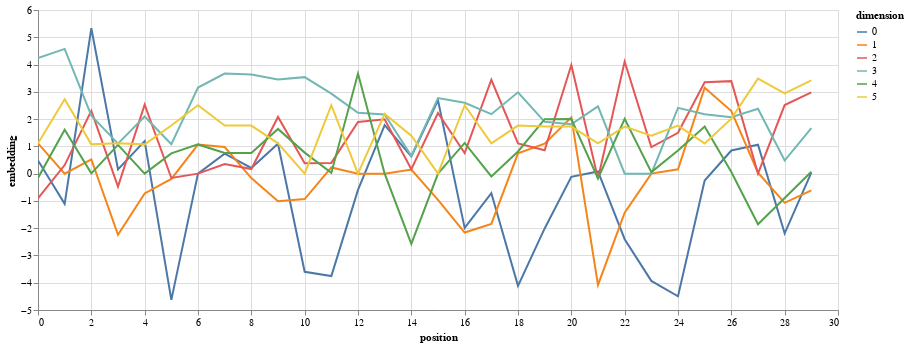

Source (notebook cell):
### Code cell
def test_encoding():
    embedding_dim = 6
    dropout = 0.1
    padding_idx = 25

    max_len = 30    # test only the first 30 aas.
    seq = test_seqs[0][:max_len-2]    

    test_seq_encode = SeqEncoding(n_tokens, embedding_dim, dropout, max_len, padding_idx)
    test_pe_encode = PositionalEncoding(embedding_dim, dropout, max_len)
    y = test_pe_encode.forward(test_seq_encode(seq))
    print(f'Embedding shape: {y.shape}')
    print(f'Parameters shape in sequence embedding: {test_seq_encode.token_embedding.weight.shape}')

    y = y.detach().numpy()


    data = pd.concat([pd.DataFrame({
        "embedding": y[:, dim],
        "dimension":dim,
        "position": list(range(max_len)),
        })for dim in range(6)])
    
    aa = ['<start>']
    aa.extend(_ for _ in seq)
    aa.append('<end>')
    data['aa_token'] = aa * embedding_dim

    print(data)

    return (
        alt.Chart(data)
        .mark_line()
        .properties(width=800)
        .encode(x="position", y="embedding", color="dimension:N")
        .interactive())

test_encoding()

### Figure 1 — Vega-Lite specification as saved in the notebook (floating-point values rounded to 4 significant figures; data arrays with more than 128 entries replaced by an {"elided": "..."} marker saying what was removed)
{"config": {"view": {"continuousWidth": 400, "continuousHeight": 300}}, "data": {"name": "data-61ac48132dd37e72a19111eb863fac84"}, "mark": "line", "encoding": {"color": {"field": "dimension", "type": "nominal"}, "x": {"field": "position", "type": "quantitative"}, "y": {"field": "embedding", "type": "quantitative"}}, "selection": {"selector001": {"type": "interval", "bind": "scales", "encodings": ["x", "y"]}}, "width": 800, "$schema": "https://vega.github.io/schema/vega-lite/v4.17.0.json", "datasets": {"data-61ac48132dd37e72a19111eb863fac84": {"elided": "180 records"}}}
